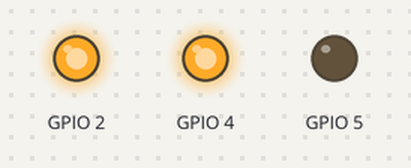
Recording of a program running on a simulated ESP32. Parts: output pins drawn as LEDs (lit = HIGH). WiFi joins after 1.5 s; servers stay silent unless stated.

Above: at 1.61 s.
At 1.86 s:
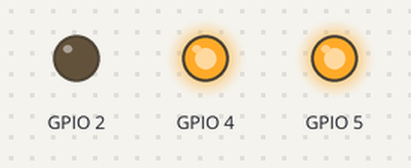
At 2.37 s:
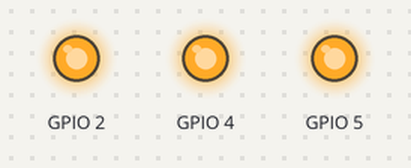
At 2.82 s:
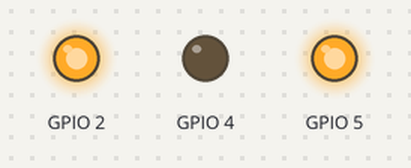
At 3.38 s:
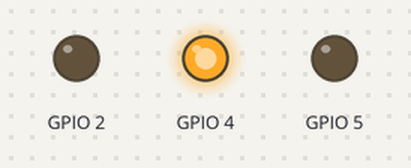
At 3.83 s:
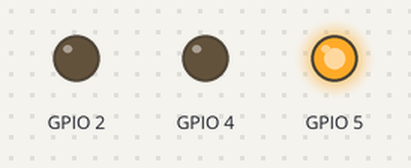
Timing chart, 0 to 4.5 s (numbered marks = the images above):
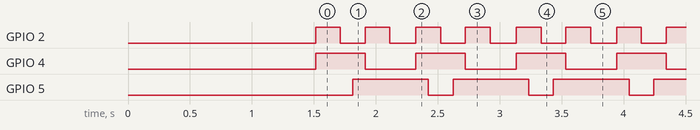

Measured:
- by itself, GPIO 2: alternates HIGH for 0.20 s and LOW for 0.20 s
- by itself, GPIO 4: alternates HIGH for 0.40 s and LOW for 0.41 s
- by itself, GPIO 5: alternates HIGH for 0.61 s and LOW for 0.20 s

The program:

main.cpp
```cpp
//----------------------Skeleton Code--------------------//
#include <WiFi.h>
#include <WiFiUdp.h>
#include <ArduinoOTA.h>

#ifndef STASSID
#define STASSID "1234"  // Replace with your network credentials
#define STAPSK  "12345678"
#endif

const char* ssid = STASSID;
const char* password = STAPSK;

void OTAsetup() {
  WiFi.mode(WIFI_STA);
  WiFi.begin(ssid, password);
  while (WiFi.waitForConnectResult() != WL_CONNECTED) {
    delay(5000);
    ESP.restart();
  }
  ArduinoOTA.begin();
}

void OTAloop() {
  ArduinoOTA.handle();
}

void setup() {
  OTAsetup();

  //-------------------//
  // Custom setup code //
  //-------------------//
  pinMode(2, OUTPUT);
  pinMode(4, OUTPUT);
  pinMode(5, OUTPUT);
}

void loop() {
  OTAloop();
  delay(10);  // Ensure to have a delay in loop

  //-------------------//
  // Custom loop code  //
  //-------------------//

  // NAND gate logic
  digitalWrite(2, HIGH);   // Input A
  digitalWrite(4, HIGH);   // Input B
  delay(100);              // Delay for stabilization
  digitalWrite(5, !(digitalRead(2) && digitalRead(4)));  // NAND output

  delay(100);              // Delay between operations

  digitalWrite(2, LOW);    // Input A
  digitalWrite(4, HIGH);   // Input B
  delay(100);              // Delay for stabilization
  digitalWrite(5, !(digitalRead(2) && digitalRead(4)));  // NAND output

  delay(100);              // Delay between operations

  digitalWrite(2, HIGH);   // Input A
  digitalWrite(4, LOW);    // Input B
  delay(100);              // Delay for stabilization
  digitalWrite(5, !(digitalRead(2) && digitalRead(4)));  // NAND output

  delay(100);              // Delay between operations

  digitalWrite(2, LOW);    // Input A
  digitalWrite(4, LOW);    // Input B
  delay(100);              // Delay for stabilization
  digitalWrite(5, !(digitalRead(2) && digitalRead(4)));  // NAND output

  delay(100);  // Additional delay as needed
}
```
